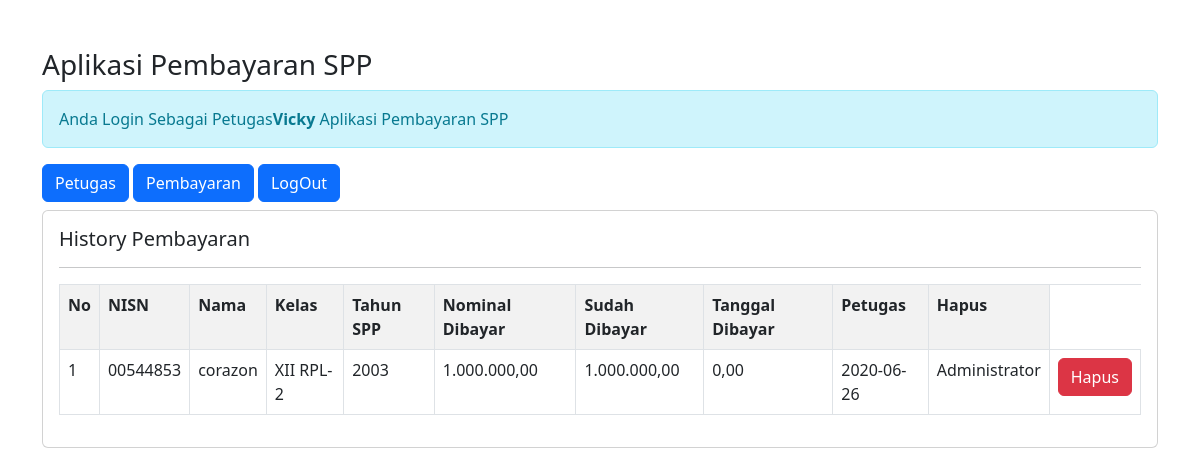
The app's page /petugas/petugas.php?url=history-pembayaran&nisn=00544853 (signed in) with its own data.
### tables this page shows
CREATE TABLE `pembayaran` (
  `id_pembayaran` int(11) NOT NULL,
  `id_petugas` int(11) NOT NULL,
  `nisn` varchar(10) NOT NULL,
  `tgl_bayar` date NOT NULL,
  `bulan_dibayar` varchar(8) NOT NULL,
  `tahun_dibayar` varchar(4) NOT NULL,
  `id_spp` int(11) NOT NULL,
  `jumlah_bayar` int(11) NOT NULL
);

CREATE TABLE `siswa` (
  `nisn` char(10) NOT NULL,
  `nis` char(8) NOT NULL,
  `nama` varchar(35) NOT NULL,
  `id_kelas` int(11) NOT NULL,
  `alamat` text NOT NULL,
  `no_telp` varchar(13) NOT NULL,
  `id_spp` int(11) NOT NULL
);

CREATE TABLE `kelas` (
  `id_kelas` int(11) NOT NULL,
  `nama_kelas` varchar(10) NOT NULL,
  `kompetensi_keahlian` varchar(50) NOT NULL
);

CREATE TABLE `spp` (
  `id_spp` int(11) NOT NULL,
  `tahun` int(11) NOT NULL,
  `nominal` int(11) NOT NULL
);

CREATE TABLE `petugas` (
  `id_petugas` int(11) NOT NULL,
  `username` varchar(25) NOT NULL,
  `password` varchar(32) NOT NULL,
  `nama_petugas` varchar(35) NOT NULL,
  `level` enum('admin','petugas') NOT NULL
);

### petugas/history-pembayaran.php (the view, shortened to what this page needs)
<?php
$nisn = $_GET['nisn'];
?>
<h5>History Pembayaran</h5>
<hr>
<table class="table table-striped table-bordered">
    <tr class="fw-bold">
        <td>No</td>
        <td>NISN</td>
        <td>Nama</td>
        <td>Kelas</td>
        <td>Tahun SPP</td>
        <td>Nominal Dibayar</td>
        <td>Sudah Dibayar</td>
        <td>Tanggal Dibayar</td>
        <td>Petugas</td>
        <td>Hapus</td>
    </tr>
    <?php
    include'../koneksi.php';
    $no = 1;
    $sql = "SELECT*FROM pembayaran,siswa,kelas,spp,petugas
    WHERE pembayaran.nisn=siswa.nisn
    AND siswa.id_kelas=kelas.id_kelas
    AND pembayaran.id_spp=spp.id_spp
    AND pembayaran.id_petugas=petugas.id_petugas
    AND pembayaran.nisn='$nisn' ORDER BY tgl_bayar DESC";
    $query = mysqli_query($koneksi, $sql);
    foreach($query as $data){
        $data_pembayaran = mysqli_query($koneksi, "SELECT SUM(jumlah_bayar) as jumlah_bayar FROM pembayaran WHERE nisn='$data[nisn]'");
        $data_pembayaran = mysqli_fetch_array($data_pembayaran);
        $kekurangan = $data['nominal']-$data_pembayaran['jumlah_bayar'];
        ?>
    <tr>
        <td><?= $no++; ?></td>
        <td><?= $data['nisn'] ?></td>
        <td><?= $data['nama'] ?></td>
        <td><?= $data['nama_kelas'] ?></td>
        <td><?= $data['tahun'] ?></td>
        <td><?=number_format($data['nominal'],2,',','.'); ?></td>
        <td><?=number_format($data['jumlah_bayar'],2,',','.'); ?></td>
        <td><?=number_format($kekurangan,2,',','.'); ?></td>
        <td><?= $data['tgl_bayar'] ?></td>
        <td><?= $data['nama_petugas'] ?></td>
        <td>
            <a href="?url=hapus-pembayaran&id_pembayaran=<?= $data['id_pembayaran'] ?>" class='btn btn-danger'>Hapus</a>
        </td>
    </tr>
    <?php } ?>
</table>

### records on screen
pembayaran: nisn.nisn "00544853", nisn.nama "corazon", kelas.nama_kelas "XII RPL-2", spp.tahun "2003", spp.nominal "1.000.000,00", jumlah_bayar "1.000.000,00", kekurangan "0,00", tgl_bayar "2020-06-26", id_petugas.nama_petugas "Administrator"

### other values on screen
$_SESSION['nama_petugas'] "Vicky"
